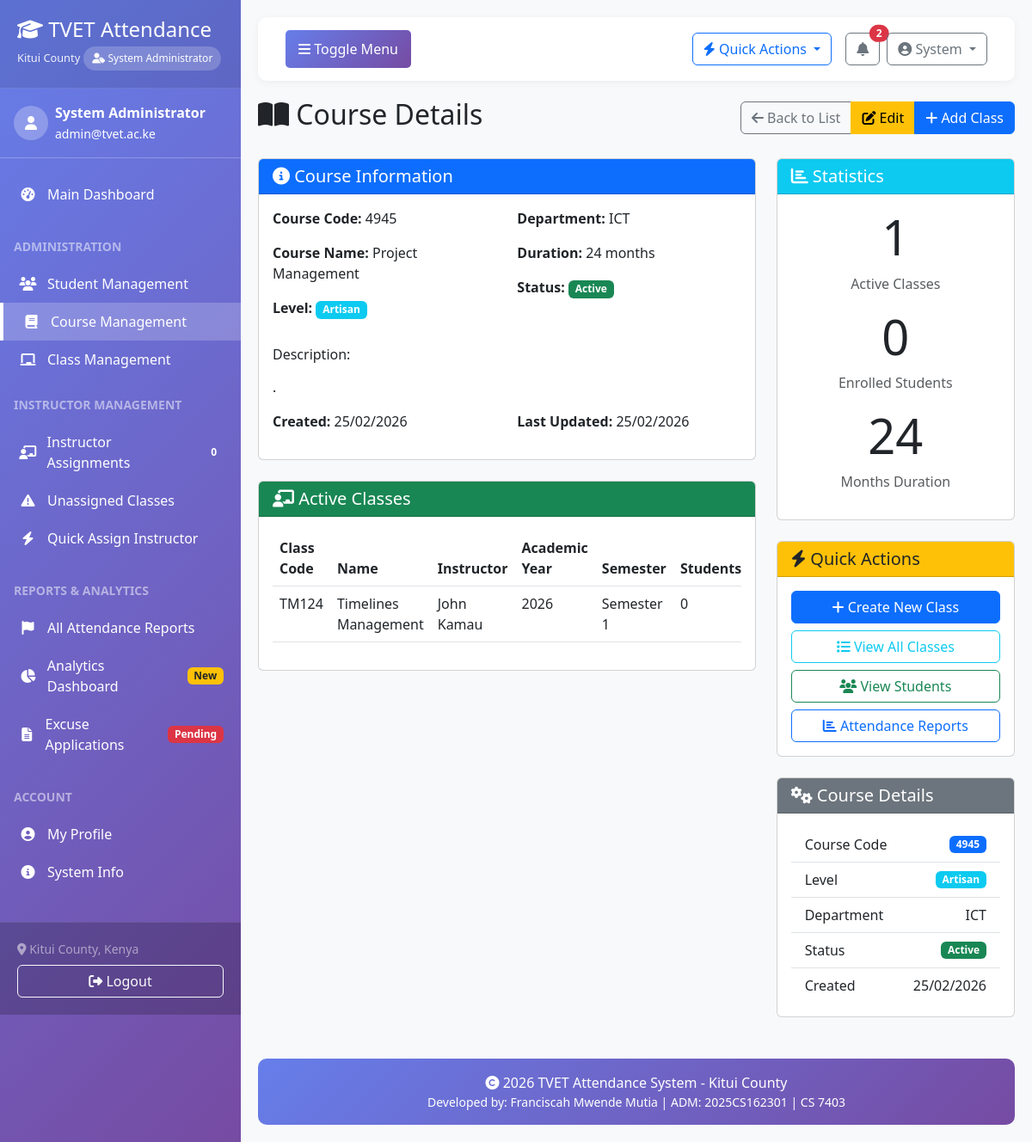
The app's page /courses/3/ (signed in), older data.
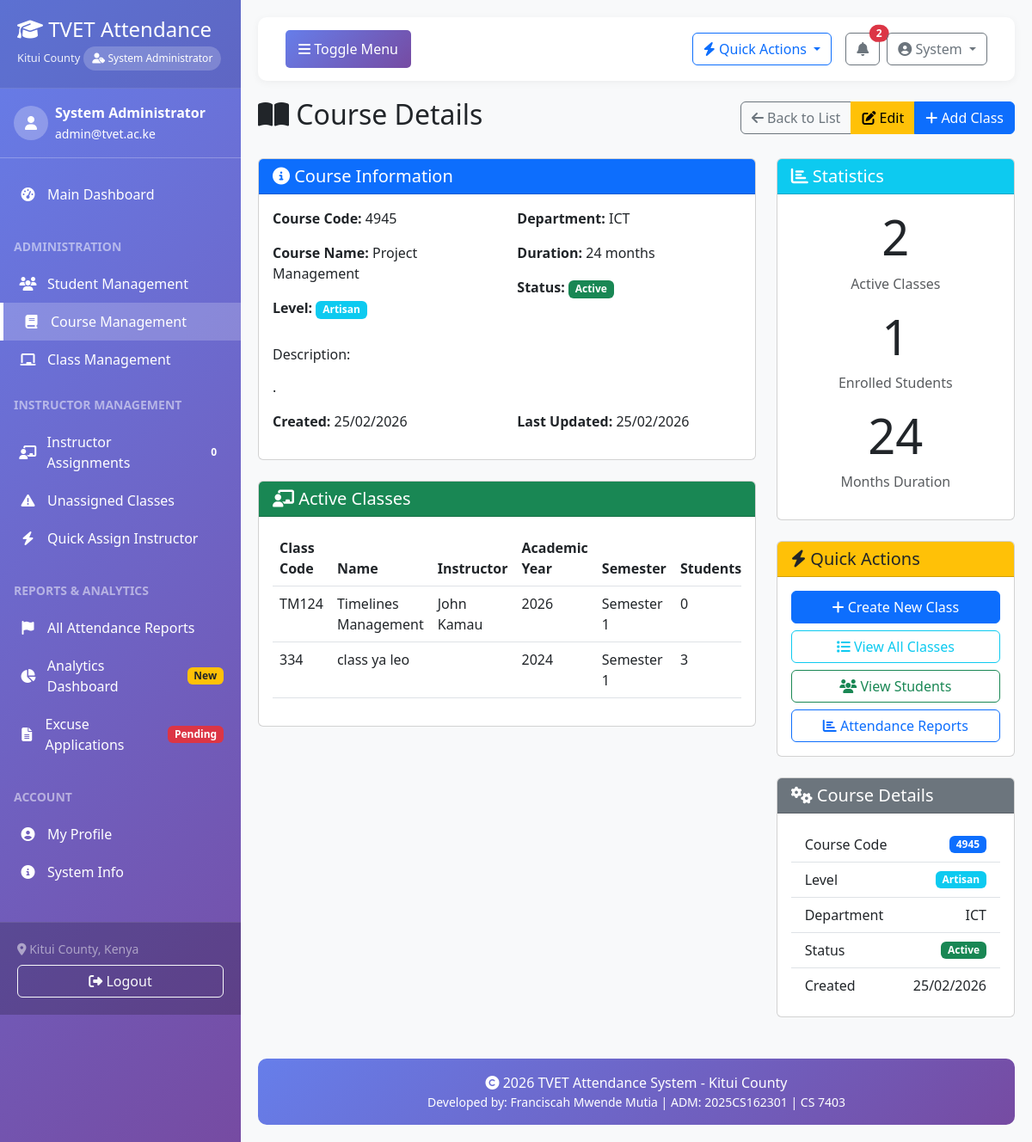
The same page, newer data.
### courses/models.py (models this page shows, shortened)
class Class(models.Model):
    course = models.ForeignKey(Course, on_delete=models.CASCADE, related_name='classes')
    class_code = models.CharField(max_length=20, unique=True)
    name = models.CharField(max_length=200)
    instructor = models.ForeignKey(settings.AUTH_USER_MODEL, on_delete=models.SET_NULL,
                                   null=True, limit_choices_to={'user_type': 'instructor'})
    academic_year = models.CharField(max_length=20)
    semester = models.IntegerField(default=1)
    start_date = models.DateField()
    end_date = models.DateField()
    meeting_days = models.CharField(max_length=100, help_text="e.g., Monday, Wednesday, Friday")
    meeting_time = models.CharField(max_length=50, help_text="e.g., 10:00 AM - 12:00 PM")
    venue = models.CharField(max_length=100)
    max_students = models.IntegerField(default=30)
    is_active = models.BooleanField(default=True)
    created_at = models.DateTimeField(auto_now_add=True)
    updated_at = models.DateTimeField(auto_now=True)
    class Meta:
        verbose_name_plural = 'Classes'
        ordering = ['-academic_year', 'semester', 'class_code']

### accounts/models.py (models this page shows, shortened)
class User(AbstractUser):
    USER_TYPE_CHOICES = (
        ('admin', 'System Administrator'),
        ('instructor', 'Instructor/Lecturer'),
        ('student', 'Student'),
        ('registrar', 'Registrar'),
        ('hod', 'Head of Department'),
    )
    ACCOUNT_STATUS_CHOICES = (
        ('pending', 'Pending Approval'),
        ('approved', 'Approved'),
        ('rejected', 'Rejected'),
        ('suspended', 'Suspended'),
    )
    user_type = models.CharField(max_length=20, choices=USER_TYPE_CHOICES, default='student')
    phone_number = models.CharField(max_length=15, blank=True, null=True)
    profile_picture = models.ImageField(upload_to='profile_pics/', blank=True, null=True)
    department = models.CharField(max_length=100, blank=True, null=True)
    account_status = models.CharField(max_length=20, choices=ACCOUNT_STATUS_CHOICES, default='pending')
    approved_by = models.ForeignKey('self', on_delete=models.SET_NULL, null=True, blank=True, related_name='approved_users')
    approved_at = models.DateTimeField(null=True, blank=True)
    rejection_reason = models.TextField(blank=True, null=True)
    created_at = models.DateTimeField(auto_now_add=True)
    updated_at = models.DateTimeField(auto_now=True)
    def approve(self, admin_user):
        """Approve this user account"""
        self.account_status = 'approved'
        self.approved_by = admin_user
        self.approved_at = timezone.now()
        self.is_active = True
        self.save()
    class Meta:
        verbose_name = 'User'
        verbose_name_plural = 'Users'
        permissions = [
            ('approve_users', 'Can approve user accounts'),
            ('manage_users', 'Can manage all users'),
        ]

### courses/views.py (the view)
# urls.py: path('<int:pk>/', views.course_detail, name='detail'),
@login_required
def course_detail(request, pk):
    course = get_object_or_404(Course.objects.prefetch_related('classes'), pk=pk)
    active_classes = course.classes.filter(is_active=True)
    total_students = Student.objects.filter(course=course, status='active').count()
    context = {
        'course': course,
        'active_classes': active_classes,
        'total_students': total_students,
    }
    return render(request, 'courses/course_detail.html', context)

### templates/courses/course_detail.html (shortened to what the changed rows need)
{% extends 'base.html' %}
{% block content %}
<div class="d-flex justify-content-between align-items-center mb-4">
    <h2>
        <i class="fas fa-book-open"></i> Course Details
    </h2>
</div>
<div class="row">
    <div class="col-md-8">
        <div class="card">
            <div class="card-body">
                {% if active_classes %}
                <div class="table-responsive">
                    <table class="table table-hover">
                        <thead>
                            <tr>
                                <th>Class Code</th>
                                <th>Name</th>
                                <th>Instructor</th>
                                <th>Academic Year</th>
                                <th>Semester</th>
                                <th>Students</th>
                            </tr>
                        </thead>
                        <tbody>
                            {% for class in active_classes %}
                            <tr>
                                <td>{{ class.class_code }}</td>
                                <td>{{ class.name }}</td>
                                <td>
                                    {% if class.instructor %}
                                    {{ class.instructor.get_full_name }}
                                    {% else %}
                                    <span class="text-muted">Not assigned</span>
                                    {% endif %}
                                </td>
                                <td>{{ class.academic_year }}</td>
                                <td>Semester {{ class.semester }}</td>
                                <td>{{ class.enrollments.count }}</td>
                            </tr>
                            {% endfor %}
                        </tbody>
                    </table>
                </div>
                {% endif %}
            </div>
        </div>
    </div>
    <div class="col-md-4">
        <div class="card mb-4">
            <div class="card-body text-center">
                <div class="mb-3">
                    <h1 class="display-4">{{ active_classes.count }}</h1>
                    <p class="text-muted">Active Classes</p>
                </div>
                <div class="mb-3">
                    <h1 class="display-4">{{ total_students }}</h1>
                    <p class="text-muted">Enrolled Students</p>
                </div>
                <div>
                    <h1 class="display-4">{{ course.duration_months }}</h1>
                </div>
            </div>
        </div>
    </div>
</div>
{% endblock %}

Row changes from the older to the newer data that the page shows:
added Class: class_code "334", name "class ya leo", academic_year "2024", semester "1", enrollments.count "3"
Text that changed along with them:
{{ active_classes.count }}: "1" → "2"
{{ total_students }}: "0" → "1"
